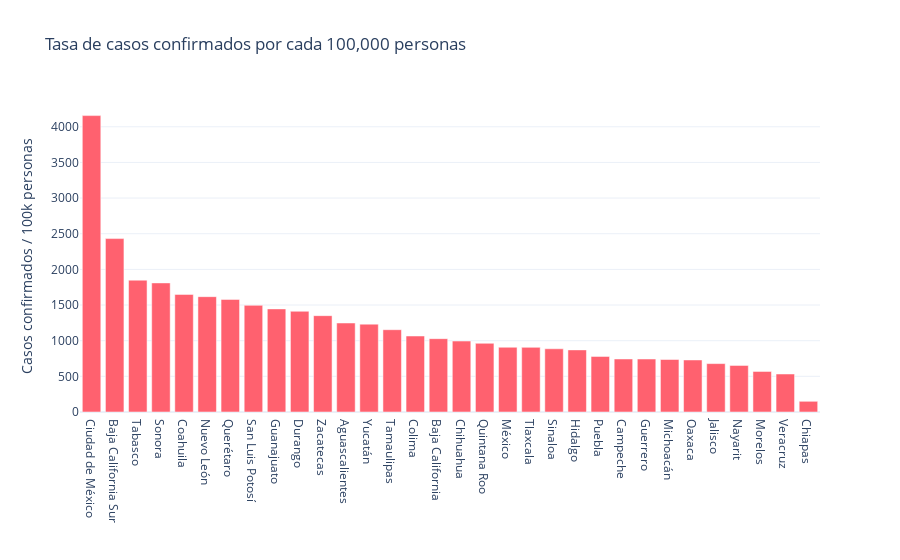

Here is the notebook cell this chart was saved with:
### Code cell
# Bar plot of the rate of confirmed cases per 100k persons 
fig_bar_cases_rate = px.bar(x = datos_por_estado["ENTIDAD"], y = datos_por_estado["TASA DE CASOS POR 100K"],
                            labels = dict(y = "Casos confirmados / 100k personas" , x = "") ,title = "Tasa de casos confirmados por cada 100,000 personas")


fig_bar_cases_rate.update_traces(marker = dict(color = "#ff616f"))
#fig_bar_cases_rate.update_xaxes(tickfont = dict(size = 11))
fig_bar_cases_rate.show()

### Figure 1 — Plotly figure (JSON) as saved in the notebook; plotly's stock layout.template omitted (floating-point values rounded to 4 significant figures)
{"data": [{"alignmentgroup": "True", "hovertemplate": "=%{x}<br>Casos confirmados / 100k personas=%{y}<extra></extra>", "legendgroup": "", "marker": {"color": "#ff616f"}, "name": "", "offsetgroup": "", "orientation": "v", "showlegend": false, "textposition": "auto", "type": "bar", "x": ["Ciudad de México", "Baja California Sur", "Tabasco", "Sonora", "Coahuila", "Nuevo León", "Querétaro", "San Luis Potosí", "Guanajuato", "Durango", "Zacatecas", "Aguascalientes", "Yucatán", "Tamaulipas", "Colima", "Baja California", "Chihuahua", "Quintana Roo", "México", "Tlaxcala", "Sinaloa", "Hidalgo", "Puebla", "Campeche", "Guerrero", "Michoacán", "Oaxaca", "Jalisco", "Nayarit", "Morelos", "Veracruz", "Chiapas"], "xaxis": "x", "y": [4156.0, 2432.0, 1849.0, 1810.0, 1649.0, 1617.0, 1579.0, 1496.0, 1446.0, 1412.0, 1351.0, 1248.0, 1232.0, 1154.0, 1066.0, 1028.0, 995.0, 963.2, 908.0, 906.3, 886.7, 871.1, 779.7, 743.5, 742.9, 736.1, 729.9, 678.6, 652.7, 568.4, 533.0, 150.0], "yaxis": "y"}], "layout": {"barmode": "relative", "legend": {"tracegroupgap": 0}, "title": {"text": "Tasa de casos confirmados por cada 100,000 personas"}, "xaxis": {"anchor": "y", "domain": [0, 1], "title": {"text": ""}}, "yaxis": {"anchor": "x", "domain": [0, 1], "title": {"text": "Casos confirmados / 100k personas"}}}}
